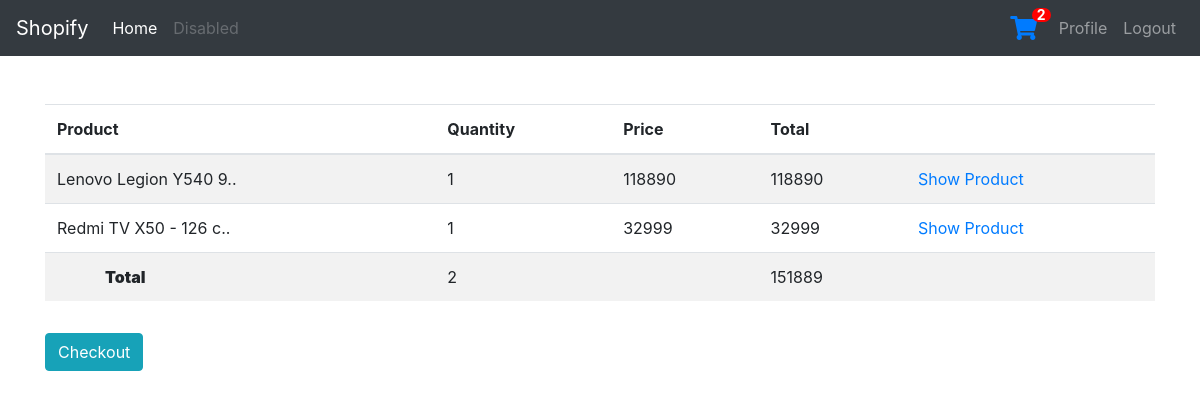
Page /shop/cart (signed in) on the earlier database version.
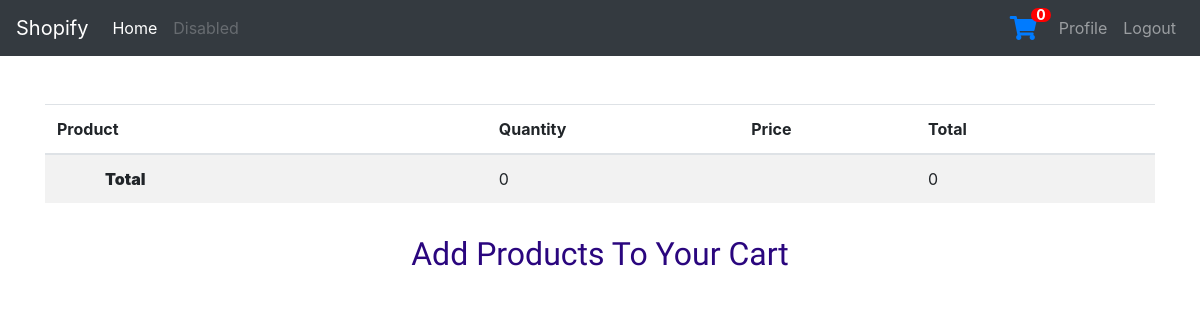
Same page on the later database version.
### shop/models.py (models this page shows, shortened)
class Cart(models.Model):
    user = models.ForeignKey(User, on_delete=models.CASCADE)
    cart_status = models.BooleanField(default=False)
    cart_date = models.DateField(blank=True, null=True)
    product = models.ForeignKey(Product, on_delete=models.CASCADE)
    quantity = models.PositiveIntegerField(default=0)
    def total_price(self):
        return self.quantity * self.product.product_price

class Product(models.Model):
    product_name = models.CharField(max_length=100)
    product_category = models.CharField(max_length=100)
    product_description = models.CharField(max_length=500)
    product_price = models.IntegerField()
    product_image = models.ImageField(upload_to='images', default='default.png')
    def get_absolute_url(self):
        return reverse("detail-product", kwargs={"id": self.id})

### shop/views.py (the view)
# urls.py: path('cart', views.cart, name='cart'),
@login_required
def cart(request):
    cart = Cart.objects.filter(user = request.user, cart_status=False)
    total_price = 0
    for item in cart:
        total_price += int(item.total_price())
    context = {'cart':cart, 'total_price': total_price}
    return render(request, 'shop/cart.html', context)

### shop/context_processors.py (called while the page is built)
def cart_processor(request):
    if request.user.is_authenticated:
        cart = Cart.objects.filter(user = request.user, cart_status=False)
        if cart.exists():
            total_items = 0
            for item in cart:
                total_items += item.quantity
            return {
                'total_items' : total_items
            }
        else:
            return {
                'total_items' : 0
            }
    else:
        return {
                'total_items' : 0
            }

### shop/templates/shop/cart.html
{% extends "user/base.html" %}
{% block content %}
<div class='container mt-5'>
<table class="table table-striped">
  <thead>
    <tr>
      <th scope="col">Product</th>
      <th scope="col">Quantity</th>
      <th scope="col">Price</th>
      <th scope="col">Total</th>
      <th scope="col"></th>
    </tr>
  </thead>
  <tbody>
  {% for product in cart %}
  {% if product.quantity > 0 %}
     <tr>
      <td>{{product.product.product_name|slice:'0:20' }}..</td>
      <td>{{product.quantity}}</td>
      <td>{{product.product.product_price}}</td>
      <td>{{product.total_price}}</td>
      <td><a href="{{ product.product.get_absolute_url }}">Show Product</a></td>
    </tr>
  {% endif %}
{% endfor %}
<tr>
      <th scope="row"><strong class='px-5'>Total</strong></th>
      <td>{{total_items}}</td>
      <td></td>
      <td>{{total_price}}</td>
      <td></td>
    </tr>
  </tbody>
</table>
{% ifequal 0 total_items  %}
<h2 class="text-center pt-3" style="font-family: 'BioRhyme', serif; color: rgb(42, 6, 126);"> Add Products To Your Cart </h2>
{% else %}
<a href="{% url 'checkout' %}" class="btn btn-info mt-3">Checkout</a>
{% endifequal %}
</div>
{% endblock content %}

### user/templates/user/base.html (shortened to what this page needs)
<!doctype html>
<html lang="en">
  <head>
    <link rel="stylesheet" href="https://use.fontawesome.com/releases/v5.15.3/css/all.css">
    <link rel="stylesheet" href="https://cdn.jsdelivr.net/npm/bootstrap@4.6.0/dist/css/bootstrap.min.css">
  </head>
  <body>
    <nav class="navbar navbar-expand-lg navbar-dark bg-dark">
  <a class="navbar-brand" href="#">Shopify</a>
  <div class="collapse navbar-collapse" id="navbarSupportedContent">
    <ul class="navbar-nav mr-auto">
      <li class="nav-item active">
        <a class="nav-link" href="{% url 'home' %}">Home <span class="sr-only">(current)</span></a>
      </li>
      <li class="nav-item">
        <a class="nav-link disabled" href="#" tabindex="-1" aria-disabled="true">Disabled</a>
      </li>
    </ul>
    <div class="navbar-nav">
                {% if user.is_authenticated%}
                <li class="nav-item">
                <a href="{% url 'cart' %}" class="fa mt-2" style="font-size:24px">&#xf07a;</a>
                  <span class='badge badge-warning' id='lblCartCount'>{{ total_items }}</span>
                </li>
                  <a class="nav-item nav-link" href="{% url 'user-profile' %}">Profile</a>
                  <a class="nav-item nav-link" href="{% url 'user-logout' %}">Logout</a>
                {% else %}
                  <a class="nav-item nav-link" href="{% url 'user-login' %}">Login</a>
                  <a class="nav-item nav-link" href="{% url 'user-register' %}">Register</a>
                {% endif %}
    </div>
  </div>
</nav>
    {% block content %}{% endblock content %}
  </body>
</html>

Differences in the rows shown:
removed Cart: product.product_name "Lenovo Legion Y540 9", quantity "1", product.product_price "118890", total_price "118890"
removed Cart: product.product_name "Redmi TV X50 - 126 c", quantity "1", product.product_price "32999", total_price "32999"
Other differences:
{{ total_items }}: "2" → "0"
{{ total_price }}: "151889" → "0"
text no longer shown: "Checkout"
text now shown: "Add Products To Your Cart"
